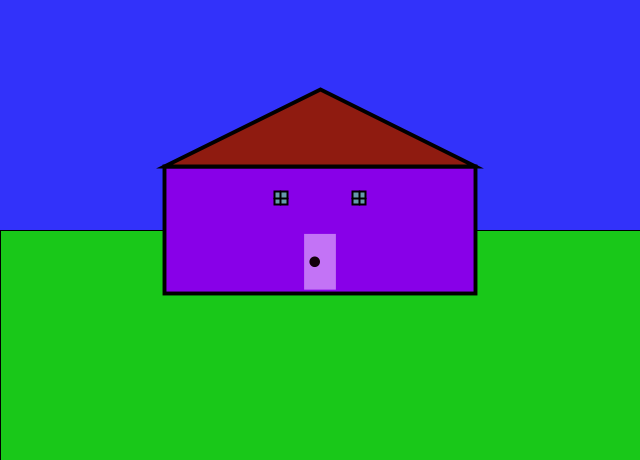
Frame 1 (no input)
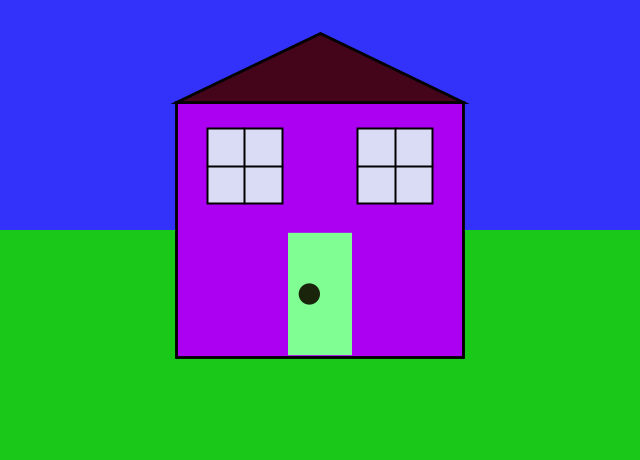
Frame 60 (the mouse pressed at the canvas centre just before this capture)
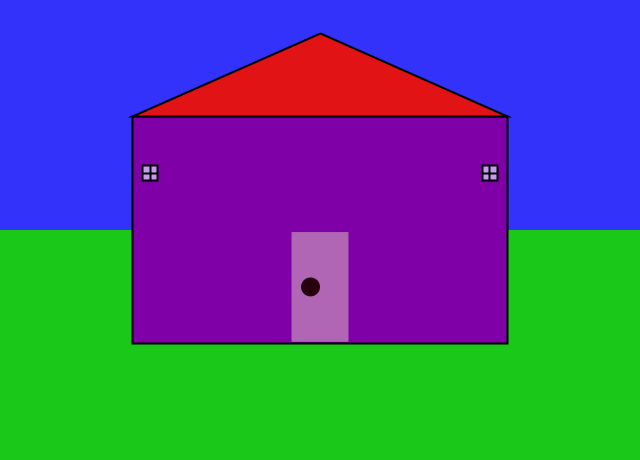
Frame 120 (the mouse held since frame 60 and released just before this capture)

The Processing sketch that drew these frames (run headless with seeded random() and noise(); from frame 60 on, the mouse is pressed at the canvas centre):

// Processing sketch: random_house
// ── random_house.pde
// The random() function (Random House Exercise)
// The Coding Train / Daniel Shiffman
// Processing Intro Series

void setup() {
  size(640, 460);
  frameRate(5); //sketch will refresh 5 times per second
}

void draw() {
  // Sky
  background(50, 50, 250);
  rectMode(CORNER);

  // Grass
  fill(25, 200, 25);
  rect(0, height / 2, width, height / 2); //Draw grass


  float x = width / 2;
  float y = height / 2;
  float w = random(150, 400);
  float r = random(0.2, 1); //scale ratio
  float h = w * r;
  float sw = random(2, 4); //thickness of line
  strokeWeight(sw);
  stroke(0);

  // House
  rectMode(CENTER);
  fill(random(100, 255), 0, random(100, 255));
  rect(x, y, w, w * r);

  // Roof
  float randomHeight = random(h / 2 + 50, 200);
  fill(random(50, 255), random(0, 50), random(0, 50));
  triangle(x - w / 2, y - (w * r) / 2, x + w / 2, y - (w * r) / 2, x, y - randomHeight);

  // Windows
  float windowWidth = random(10, h / 3);
  float windowPosX = random(windowWidth, w / 2 - windowWidth);
  strokeWeight(2);
  stroke(0);
  fill(random(100, 255), random(100, 255), random(100, 255));
  rect(x - windowPosX, y - (w * r) / 4, windowWidth, windowWidth);
  rect(x + windowPosX, y - (w * r) / 4, windowWidth, windowWidth);
  line(x - windowPosX, y - (w * r) / 4 - windowWidth / 2, x - windowPosX, y - (w * r) / 4 + windowWidth / 2);
  line(x - windowPosX - windowWidth / 2, y - (w * r) / 4, x - windowPosX + windowWidth / 2, y - (w * r) / 4);
  line(x + windowPosX, y - (w * r) / 4 - windowWidth / 2, x + windowPosX, y - (w * r) / 4 + windowWidth / 2);
  line(x + windowPosX - windowWidth / 2, y - (w * r) / 4, x + windowPosX + windowWidth / 2, y - (w * r) / 4);

  //Door
  noStroke();
  fill(random(100, 255), random(100, 255), random(100, 255));
  rect(x, y + h / 4, h / 4, h / 2 - sw * 2);
  fill(random(0, 50), random(0, 50), random(0, 50));
  circle(x - h / 24, y + h / 4, h / 12);
}

void mousePressed() {
  background(0);
}
